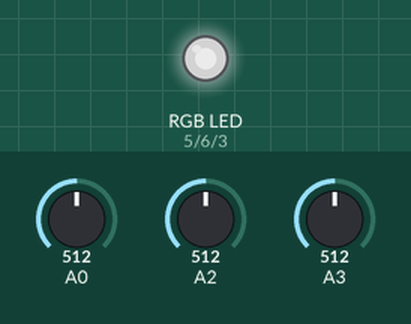
Simulated run of this sketch. Board: Arduino Uno, built with avr-gcc and run on an emulated ATmega328P. On the bench: an RGB LED mixed from three pins (HIGH = lit). Inputs (shaded band) come from the test bench; at power-on: A0 = 512, A2 = 512, A3 = 512. Dim RGB values are drawn brighter than linear.

Above: at 1.8 s.
1.9 s: A0 set to 306
At 2.3 s:
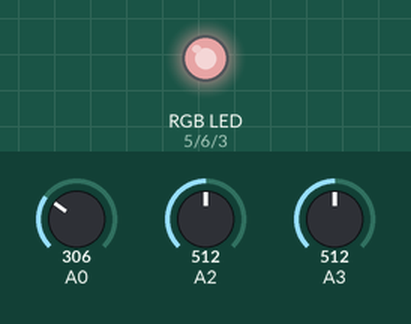
3.5 s: A2 set to 306
At 5.0 s:
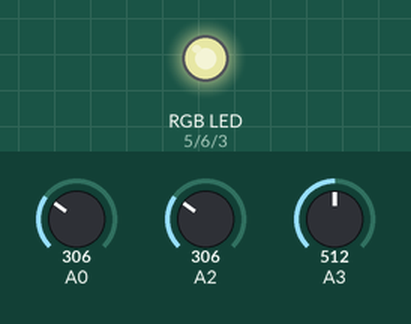
5.5 s: A3 set to 306
At 6.6 s:
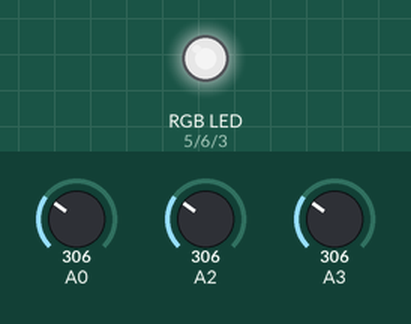
7.5 s: A0 set to 122
At 9.2 s:
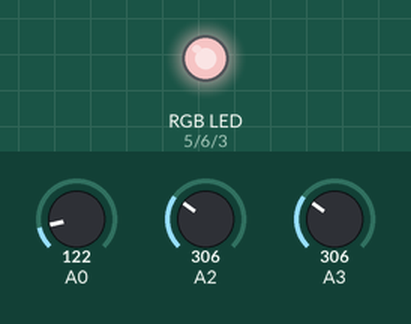
9.5 s: A2 set to 122
At 10.9 s:
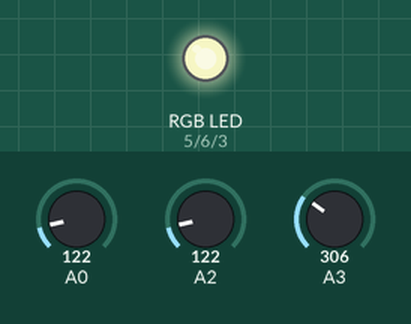
11.5 s: A3 set to 122
At 12.4 s:
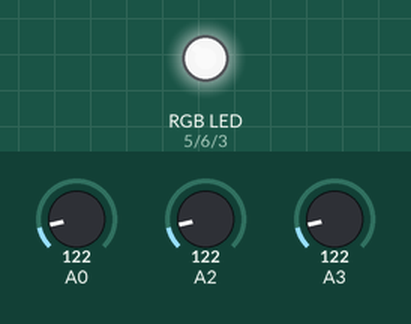
Timing chart, 0 to 14.5 s (numbered marks = the images above; inputs shaded):
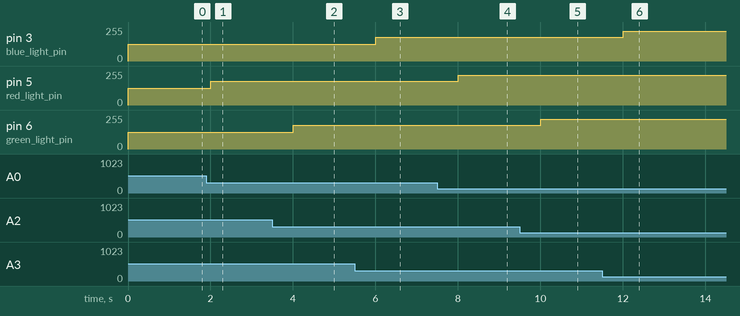

The sketch:

009_RGB_Pot_Control.ino
```cpp
// Write a program to control the color of the LED by turning 3 different potentiometers. One will be read for
// the value of Red, one for the value of Green, and one for the value of Blue.

int red_light_pin = 5;
int green_light_pin = 6;
int blue_light_pin = 3;

unsigned int red, green, blue;

void setup() {
  pinMode(red_light_pin, OUTPUT);
  pinMode(green_light_pin, OUTPUT);
  pinMode(blue_light_pin, OUTPUT);
}

void loop() {
  red = analogRead(A0) / 4;    // Scale 0-1023 to 0-255
  green = analogRead(A2) / 4;
  blue = analogRead(A3) / 4;

  // Set the color (invert if common anode RGB LED)
  RGB_color(255 - red, 255 - green, 255 - blue);

  delay(1000);


}

void RGB_color(int red_light_value, int green_light_value, int blue_light_value) {
  analogWrite(red_light_pin, red_light_value);
  analogWrite(green_light_pin, green_light_value);
  analogWrite(blue_light_pin, blue_light_value);
}
```

Measured:
- after the input at 1.9 s, pin 5 (red_light_pin): 127/255 → 179/255 after 0.10 s
- after the input at 3.5 s, pin 6 (green_light_pin): 127/255 → 179/255 after 0.50 s
- after the input at 5.5 s, pin 3 (blue_light_pin): 127/255 → 179/255 after 0.50 s
- after the input at 7.5 s, pin 5 (red_light_pin): 179/255 → 225/255 after 0.50 s
- after the input at 9.5 s, pin 6 (green_light_pin): 179/255 → 225/255 after 0.50 s
- after the input at 11.5 s, pin 3 (blue_light_pin): 179/255 → 225/255 after 0.50 s
